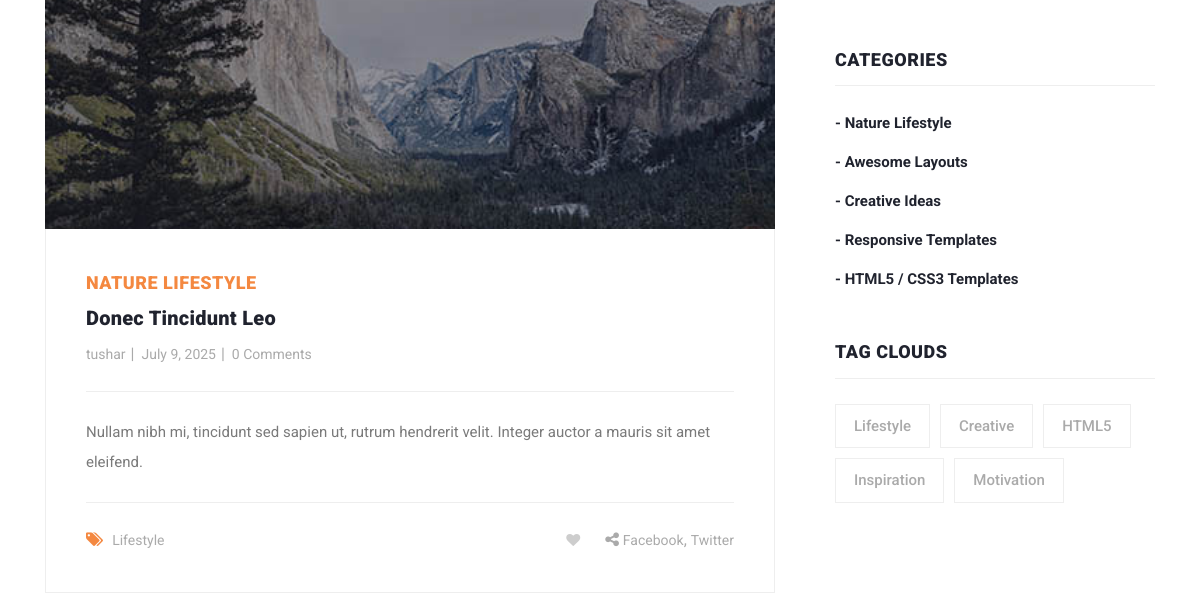
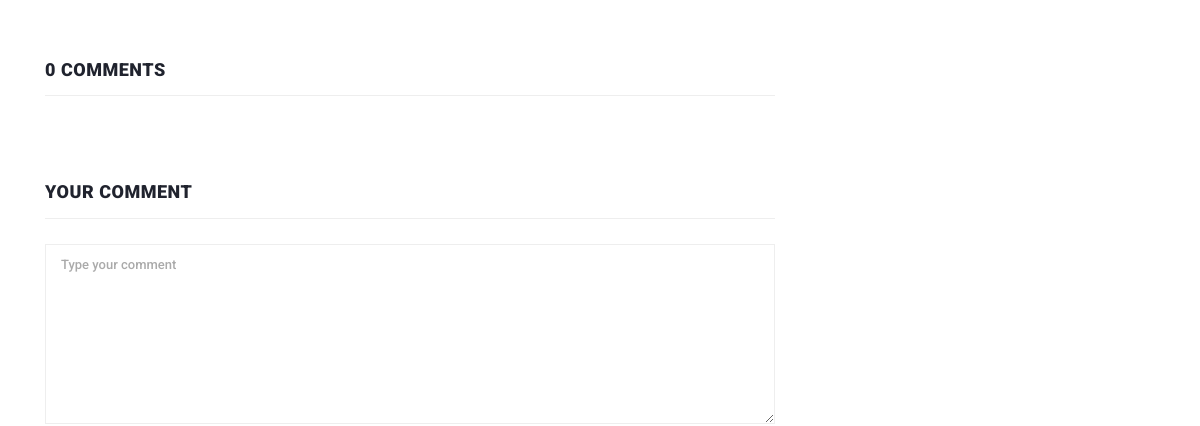
Page /blog_details/donec-tincidunt-leo (middle part) on the earlier database version (2 pictures, top to bottom).
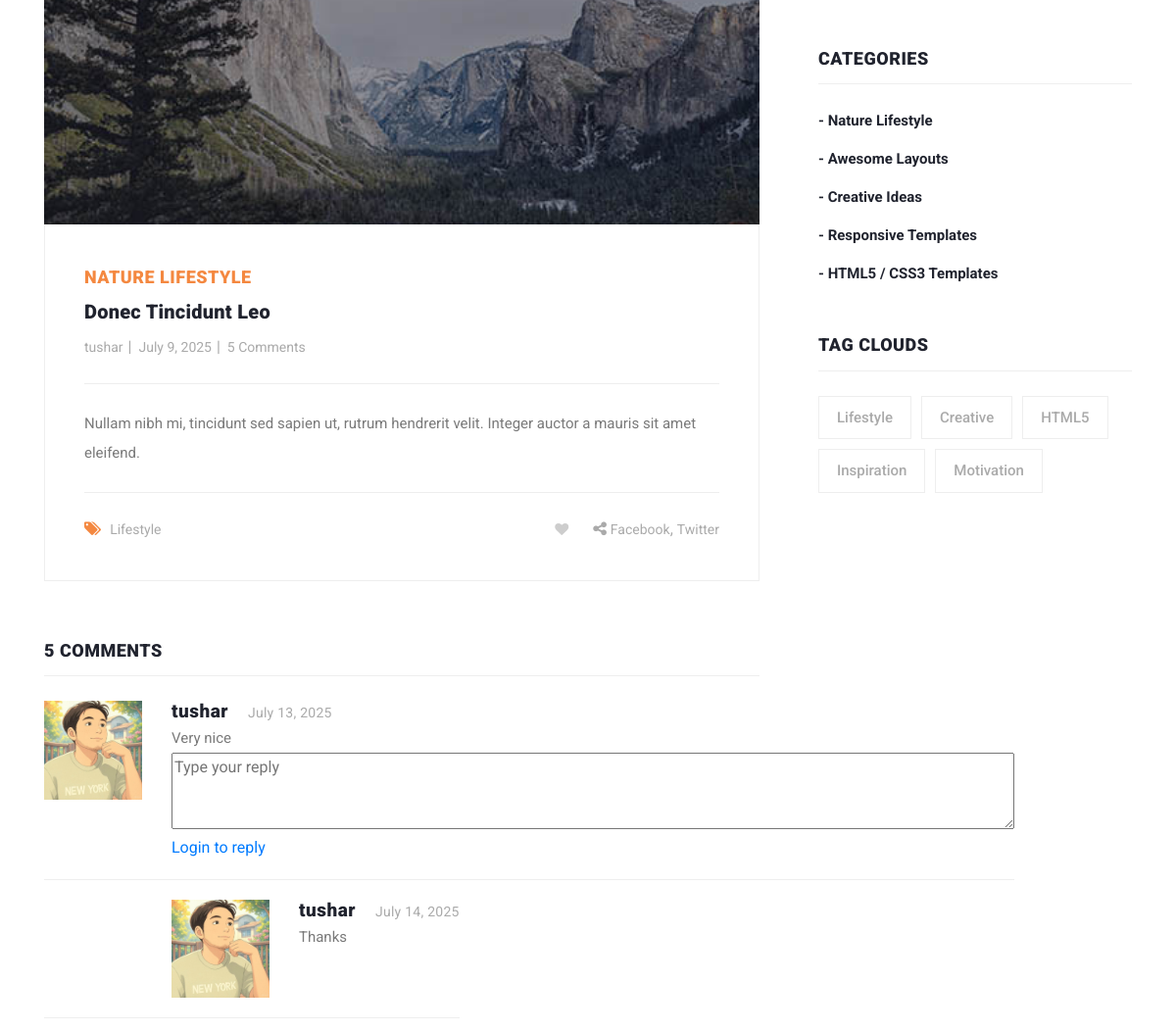
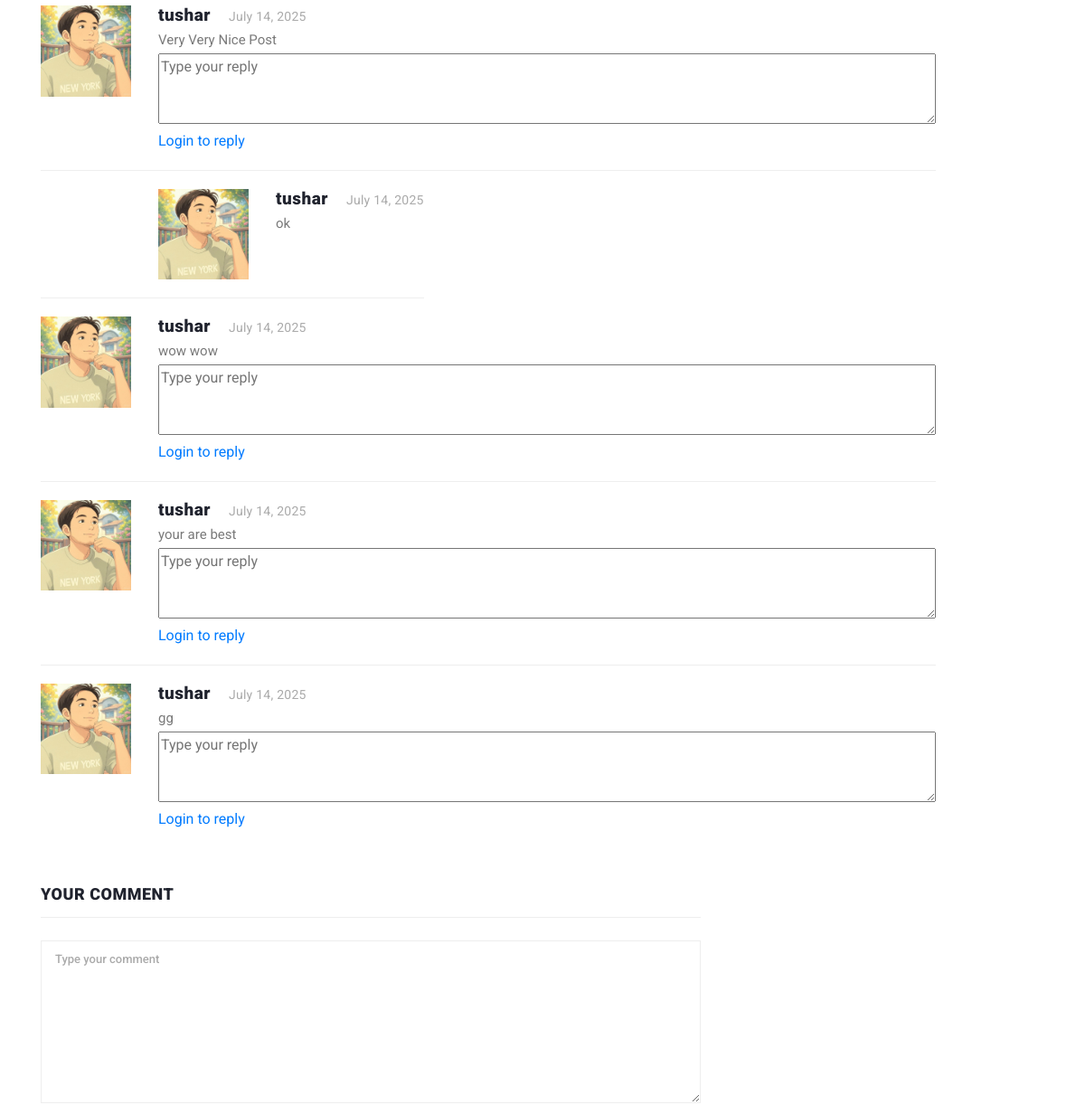
Same page on the later database version (2 pictures, top to bottom).
### blogs/models.py (models this page shows, shortened)
class Blog(models.Model):
    user=models.ForeignKey(User,related_name='user_blogs', on_delete=models.CASCADE)
    category=models.ForeignKey(Category,related_name='category_blogs',on_delete=models.CASCADE)
    tags=models.ManyToManyField(Tags,related_name='tag_blogs',blank=True)
    like=models.ManyToManyField(User,related_name='user_like',blank=True)
    title=models.CharField(max_length=250)
    slug=models.SlugField(null=True,blank=True)
    banner=models.ImageField(upload_to='blog_banners')
    description=models.TextField()
    created_date=models.DateField(auto_now_add=True)

class Tags(models.Model):
    title=models.CharField(max_length=250)
    slug=models.SlugField(null=True,blank=True)
    created_data=models.DateField(auto_now_add=True)

class Category(models.Model):
    title=models.CharField(max_length=250,unique=True)
    slug=models.SlugField(null=True,blank=True)
    created_data=models.DateField(auto_now_add=True)
    def __str__(self):
        return self.title

class Comment(models.Model):
    user=models.ForeignKey(User,related_name="user_comment",on_delete=models.CASCADE)
    blog=models.ForeignKey(Blog,related_name='blog_comment',on_delete=models.CASCADE)
    text=models.TextField()
    created_date=models.DateField(auto_now_add=True)

class Reply(models.Model):
    user=models.ForeignKey(User,related_name="user_reply",on_delete=models.CASCADE)
    comment=models.ForeignKey(Comment,related_name='reply_comment',on_delete=models.CASCADE)
    text=models.TextField()
    created_date=models.DateField(auto_now_add=True)

### user_profile/models.py (models this page shows, shortened)
class User(AbstractUser):
    email=models.EmailField(max_length=150,unique=True,error_messages={"unique": "The email must be unique"})
    profile_image=models.ImageField(null=True,blank=True,upload_to="profile_images")
    REQUIRED_FIELDS=["email"]
    objects=CustomUserManager()
    def get_profile_picture(self):
        url=""
        try:
            url=self.profile_image.url
        except:
            url=""
        return url

### blogs/views.py (the view, shortened to what this page needs)
# urls.py: path('blog_details/<str:slug>',blog_details,name='blog_details'),
def blog_details(request,slug):
    form=TextForm()
    blog=get_object_or_404(Blog,slug=slug)
    category=Category.objects.get(id=blog.category.id)
    related_blogs=category.category_blogs.all()
    context={
        "blog":blog,
        "related_blogs":related_blogs,
        "form":form
    }
    return render(request,'blog_details.html',context)

### blogs/forms.py
class TextForm(forms.Form):
    text=forms.CharField(widget=forms.Textarea, required=True)

### blogs/context_processors.py (called while the page is built)
def get_all_categories(request):
    category=Category.objects.all()
    context={
        "categories":category
    }
    return context

def get_all_tags(request):
    tag=Tags.objects.all()
    context={
        "tags":tag
    }
    return context

### templates/blog_details.html (shortened to what the changed rows need)
{% extends 'base.html' %}
{% load static %}
{% block content %}
  <section class="blog-posts grid-system">
      <div class="container">
        <div class="row">
          <div class="col-lg-8">
            <div class="all-blog-posts">
              <div class="row">
                <div class="col-lg-12">
                  <div class="blog-post">
                    <div class="blog-thumb">
                      <img src="{{ blog.banner.url }}" alt="">
                    </div>
                    <div class="down-content">
                      <span>{{blog.category}}</span>
                      <a href="#"><h4>{{blog.title}}</h4></a>
                      <ul class="post-info">
                        <li><a href="#">{{blog.user.username}}</a></li>
                        <li><a href="#">{{blog.created_date}}</a></li>
                        <li><a href="#">{{blog.blog_comment.all.count}} Comments</a></li>
                      </ul>
                      <p>{{blog.description}}</p>
                      <div class="post-options">
                        <div class="row">
                          <div class="col-6">
                            <ul class="post-tags">
                              {%for tag in blog.tags.all%}
                            <li><a href="{% url 'tag_blogs' tag.slug %}">{{tag.title}}</a>{% if not forloop.last %}, {% endif %}</li>
                            {% endfor %}
                            </ul>
                          </div>
                        </div>
                      </div>
                    </div>
                  </div>
                </div>
                <div class="col-lg-12">
                  <div class="sidebar-item comments">
                    <div class="sidebar-heading">
                      <h2>{{blog.blog_comment.count}} comments</h2>
                    </div>
                    <div class="content">
                      {% for comment in blog.blog_comment.all %}
                      <ul>
                        <li>
                          <div class="author-thumb">
                            <img src="{{comment.user.get_profile_picture}}" alt="">
                          </div>
                          <div class="right-content">
                            <h4>{{comment.user.username}}<span>{{comment.created_date}}</span></h4>
                            <p>{{comment.text}}</p>
                             <form id="reply" action="{% url 'add_reply' blog.id comment.id %}" method="POST">
                               <div class="row">
                                <div class="col-lg-12">
                                  <fieldset>
                                    <textarea name="text" rows="3" cols="100" id="message" placeholder="Type your reply" required=""></textarea>
                                  </fieldset>
                                </div>
                                <div class="col-lg-12">
                                  <fieldset>
                                    {% if request.user.is_authenticated %}
                                    <button type="submit" id="form-submit" class="main-button">Reply</button>
                                    {% else %}
                                    <a href="#" id="form-submit" class="main-button">Login to reply</a>
                                    {% endif %}
                                  </fieldset>
                                </div>
                              </div>
                            </form>
                          </div>
                        </li>
                         {% for reply in comment.reply_comment.all %}
                        <li class="replied">
                          <div class="author-thumb">
                            <img src="{{reply.user.get_profile_picture}}" alt="">
                          </div>
                          <div class="right-content">
                            <h4>{{reply.user.username}}<span>{{reply.created_date}}</span></h4>
                            <p>{{reply.text}}</p>
                          </div>
                        </li>
                         {%endfor%}
                        {% endfor %}
                      </ul>
                    </div>
                  </div>
                </div>
                <div class="col-lg-12">
                  <div class="sidebar-item submit-comment">
                    <div class="sidebar-heading">
                      <h2>Your comment</h2>
                    </div>
                  </div>
                </div>
              </div>
            </div>
          </div>
          <div class="col-lg-4">
            <div class="sidebar">
              <div class="row">
                <div class="col-lg-12">
                  <div class="sidebar-item categories">
                    <div class="sidebar-heading">
                      <h2>Categories</h2>
                    </div>
                    <div class="content">
                      <ul>
                         {% for category in categories|slice:'5'%}
                        <li><a href="{% url 'category_blogs' category.slug %}">- {{category.title}}</a></li>
                        {% endfor %}
                      </ul>
                    </div>
                  </div>
                </div>
                <div class="col-lg-12">
                  <div class="sidebar-item tags">
                    <div class="sidebar-heading">
                      <h2>Tag Clouds</h2>
                    </div>
                    <div class="content">
                      <ul>
                        {%for tag in tags|slice:'5'%}
                        <li><a href="{% url 'tag_blogs' tag.slug %}">{{tag.title}}</a></li>
                        {% endfor %}
                      </ul>
                    </div>
                  </div>
                </div>
              </div>
            </div>
          </div>
        </div>
      </div>
    </section>
{% endblock content %}

Differences in the rows shown:
computed for Blog "Donec Tincidunt Leo": blog_comment.all.count "0" → "5"; blog_comment.count "0" → "5"
added Comment: user.get_profile_picture (picture), user.username "tushar", created_date "July 13, 2025", text "Very nice"
added Reply: user.get_profile_picture (picture), user.username "tushar", created_date "July 14, 2025", text "Thanks"
added Comment: user.get_profile_picture (picture), user.username "tushar", created_date "July 14, 2025", text "Very Very Nice Post"
added Reply: user.get_profile_picture (picture), user.username "tushar", created_date "July 14, 2025", text "ok"
added Comment: user.get_profile_picture (picture), user.username "tushar", created_date "July 14, 2025", text "wow wow"
added Comment: user.get_profile_picture (picture), user.username "tushar", created_date "July 14, 2025", text "your are best"
added Comment: user.get_profile_picture (picture), user.username "tushar", created_date "July 14, 2025", text "gg"
